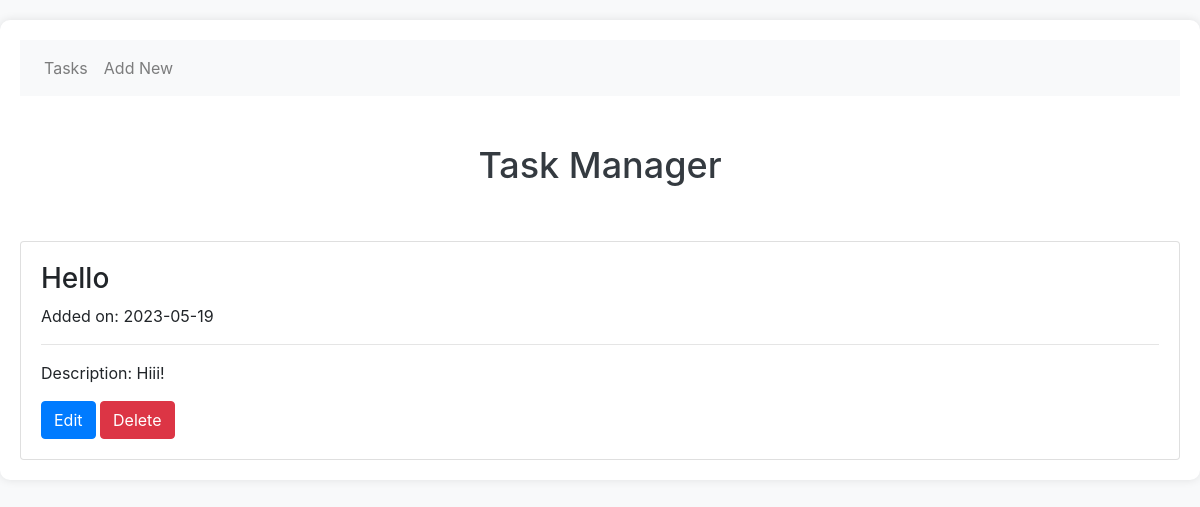
The page /index on the database as committed earlier.
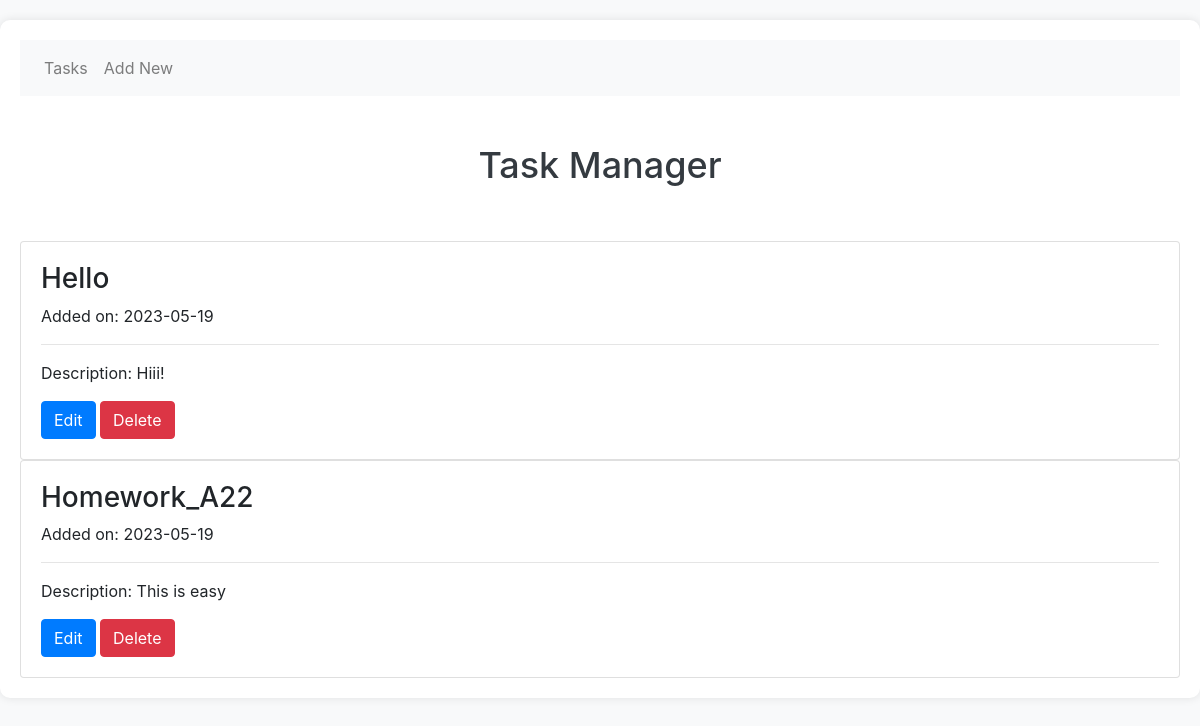
The same page on the database as committed later.
### models.py (models this page shows, shortened)
class Task(db.Model):
    id = db.Column(db.Integer, primary_key=True)
    title = db.Column(db.String(100), unique=True, nullable=False)
    date = db.Column(db.Date, nullable=False)
    desc = db.Column(db.String(1000), nullable=False)

### routes.py (the view)
@app.route('/')
@app.route('/index')
def index():
    tasks = Task.query.all()
    return render_template('index.html',current_title='Custom Title',tasks=tasks)

### templates/index.html
{% extends "base.html" %}
{% block main %}
  {% for task in tasks %}
    <div class="card">
      <div class="card-body">
        <h3>{{ task.title }}</h3>
        <p>Added on:  {{ task.date }}</p>
        <hr>
        <p>Description: {{task.desc}} </p>
        <a href="{{url_for('edit', task_id=task.id)}}" class="btn btn-primary">Edit</a>
        <a href="{{url_for('delete', task_id=task.id)}}" class="btn btn-danger">Delete</a>
      </div>
    </div>
  {% endfor %}
{% endblock %}

### templates/base.html (shortened to what this page needs)
<!doctype html>
<html lang="en">
  <head>
    <link rel="stylesheet" href="https://stackpath.bootstrapcdn.com/bootstrap/4.5.0/css/bootstrap.min.css">
  </head>
  <body>
    <div class="container-fluid">
      <nav class="navbar navbar-expand-lg navbar-light bg-light">
        <ul class="navbar-nav">
          <li class="nav-item"><a href="{{ url_for('index') }}" class="nav-link">Tasks</a></li>
          <li class="nav-item"><a href="{{ url_for('add') }}" class="nav-link">Add New</a></li>
        </ul>
      </nav>
      <br>
      <br>
      <h1 class="animate__animated animate__bounceIn">Task Manager</h1>
      <br>
      {% block main %}{% endblock %}
    </div>
  </body>
</html>

### templates/base.html (style rules this page uses)
body { background-color: #f8f9fa; }
.container-fluid { margin-top: 20px; padding: 20px; border-radius: 10px; background-color: #ffffff; box-shadow: 0px 0px 10px rgba(0, 0, 0, 0.1); }
h1 { text-align: center; font-size: 36px; color: #343a40; margin-bottom: 30px; }

Rows that differ between the two databases and show on the page:
added Task: title "Homework_A22", date "2023-05-19", desc "This is easy"
